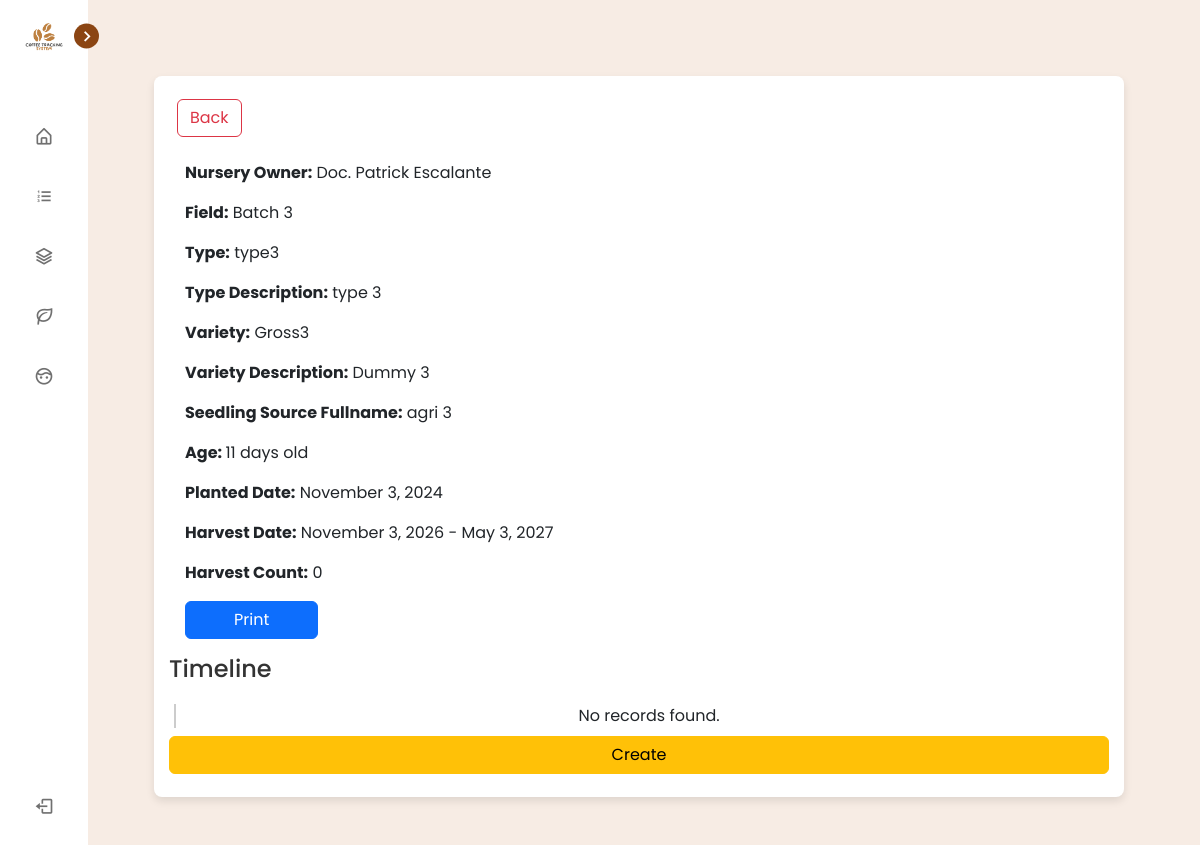
The app's page /view/pages/plant_timeline/index.php?id=41&nurseryID=16eb6add-a0f8-11ef-a84f-6c2408a7860e (signed in) with its own data.
### tables this page shows
CREATE TABLE `tbl_nursery` (
  `id` int(255) NOT NULL,
  `nursery_id` varchar(255) DEFAULT NULL,
  `nursery_field` varchar(255) NOT NULL,
  `nursery_seedling_source` varchar(255) NOT NULL,
  `type_id` varchar(255) DEFAULT NULL,
  `variety_id` varchar(255) DEFAULT NULL,
  `quantity` int(255) NOT NULL,
  `planted_date` varchar(255) DEFAULT NULL,
  `created_date` timestamp(6) NOT NULL DEFAULT current_timestamp(6)
);

### connection/connection.php (called while the page is built, shortened)
<?php
class config {
    public function __construct(){
        $dsn = "mysql:host=".H.";dbname=".DB;
        $username = U;
        $password = P;
        try {
            $this->pdo = new PDO($dsn, $username, $password);
        } catch (PDOException $e) {
            die("Connection failed: " . $e->getMessage());
        }
    }
}
?>

### services/PlantNurseryService.php (called while the page is built, shortened)
<?php
require_once("../../../connection/connection.php");
class PlantInfo extends config {
    public function getPlantDataByID($nurseryID) {
        try {
            $query = "SELECT
                            n.id,
                            n.nursery_id,
                            n.nursery_field,
                            n.nursery_seedling_source,
                            n.type_id,
                            t.type_name,
                            t.description AS type_description,
                            n.variety_id,
                            v.variety_name,
                            v.description AS variety_description,
                            n.quantity,
                            n.planted_date,
                            n.created_date,
                            -- This will count the number of harvested plants for the specific nursery ID
                            (SELECT COUNT(*)
                             FROM tbl_timeline
                             WHERE timeline_title = 'Harvested' AND nursery_id_fk = n.nursery_id) AS harvest_count
                        FROM
                            tbl_nursery n
                        JOIN
                            tbl_type t ON n.type_id = t.type_id
                        JOIN
                            tbl_variety v ON n.variety_id = v.variety_id
                        WHERE
                            n.nursery_id = :nurseryID";
            $stmt = $this->pdo->prepare($query);
            $stmt->bindParam(':nurseryID', $nurseryID, PDO::PARAM_INT);
            $stmt->execute();
            return $stmt->fetch(PDO::FETCH_ASSOC);
        }
        catch (PDOException $e) {
            echo "Error: " . $e->getMessage();
        }
    }
    public function getHarvestStatus($nurseryID) {
        try {
            $query = "
                SELECT
                    CASE
                        WHEN EXISTS (
                            SELECT 1 FROM tbl_timeline WHERE nursery_id_fk = :nurseryID AND timeline_title = 'Harvested'
                        )
                        THEN (
                            SELECT MAX(history_date) FROM tbl_timeline WHERE nursery_id_fk = :nurseryID AND timeline_title = 'Harvested'
                        )
                        ELSE (
                            SELECT planted_date FROM tbl_nursery WHERE nursery_id = :nurseryID
                        )
                    END AS relevant_date,
                    CASE
                        WHEN EXISTS (
                            SELECT 1
                            FROM tbl_timeline
                            WHERE nursery_id_fk = :nurseryID
                            AND timeline_title = 'Harvested'
                        )
                        THEN 'True'
                        ELSE 'False'
                    END AS status
            ";
            $stmt = $this->pdo->prepare($query);
            $stmt->bindParam(':nurseryID', $nurseryID);
            $stmt->execute();
            return $stmt->fetch(PDO::FETCH_ASSOC);
        }
        catch (PDOException $e) {
            echo "Error: " . $e->getMessage();
        }
    }
}
?>

### view/pages/plant_timeline/index.php (the view, shortened to what this page needs)
<?php
  require_once('../../../services/PlantNurseryService.php');
  $timeline = new Timeline();
  $plant = new PlantInfo();
  $nurseryID = $_GET['nurseryID'];
  $timelines = $timeline->getTimelineById($nurseryID);
  $plantData = $plant->getPlantDataByID($nurseryID);
  include_once('../../components/header.php');
?>
    <div class="m-1 p-1 p-lg-5">
        <div class="timeline-container">
        <a class="btn btn-outline-danger m-2" href="../plant_nursery/index.php" width="200"> Back </a>
        <div class="p-3">
            <div class="row">
                <div class="col-md-12 text-left">
                    <p><strong>Nursery Owner:</strong> Doc. Patrick Escalante</p>
                    <p><strong>Field:</strong> <?php echo $plantData['nursery_field']; ?></p>
                    <p><strong>Type:</strong> <?php echo $plantData['type_name']; ?></p>
                    <p><strong>Type Description:</strong> <?php echo $plantData['type_description']; ?></p>
                    <p><strong>Variety:</strong> <?php echo $plantData['variety_name']; ?></p>
                    <p><strong>Variety Description:</strong> <?php echo $plantData['variety_description']; ?></p>
                    <p><strong>Seedling Source Fullname:</strong> <?php echo $plantData['nursery_seedling_source']; ?></p>
                    <p><strong>Age: </strong> <?php
                                                    $plantedDate = $plantData['planted_date'];
                                                    $plantedDateObj = new DateTime($plantedDate);
                                                    $currentDate = new DateTime();
                                                    $interval = $plantedDateObj->diff($currentDate);
                                                    if ($interval->y > 0) {
                                                        echo $interval->y . ' years old';
                                                    } elseif ($interval->m > 0) {
                                                        echo $interval->m . ' months old';
                                                    } else {
                                                        echo $interval->d . ' days old';
                                                    }
                                                    ?>
                                                    </p>
                    <p><strong>Planted Date:</strong>
                    <?php
                        $plantedDate = new DateTime($plantData['planted_date']);
                        echo $plantedDate->format('F j, Y');
                    ?></p>
                    <p>
                    <strong>Harvest Date:</strong>
                        <?php
                            $history_date = $plant->getHarvestStatus($plantData['nursery_id']);
                            $relevant_date = $history_date['relevant_date'];
                            $start_date = new DateTime($relevant_date);
                            $end_date = clone $start_date;
                            $start_date->modify('+24 months');
                            $end_date->modify('+30 months');
                            echo $start_date->format('F j, Y') . ' - ' . $end_date->format('F j, Y');
                        ?>
                    </p>
                    <p><strong>Harvest Count:</strong> <?php echo $plantData['harvest_count']; ?></p>
                    <a class="btn btn-primary px-5" href="download_pdf.php?nurseryID=<?php echo htmlspecialchars($nurseryID); ?>">
                        Print
                    </a>
                </div>
            </div>
        </div>
            <h2>Timeline</h2>
            <div class="timeline">
            <?php if (!empty($timelines)): ?>
                <?php foreach ($timelines as $timelineItem): ?>
                    <div class="timeline-item">
                        <div class="card p-2 timeline-content ml-2 p-1">
                            <div class="row g-0 p-2">
                                <div class="col-6 col-md-9 ml-md-2">
                                    <a class="w-100 text-left text-decoration-none" data-bs-toggle="collapse" href="#collapse<?php echo htmlspecialchars($timelineItem['id']); ?>" role="button" aria-expanded="false" aria-controls="collapseExample">
                                        <p class="m-0">
                                            <strong>
                                                <?php echo htmlspecialchars($timelineItem['timeline_title']); ?>
                                            </strong>
                                        </p>
                                        <p class="m-0">
                                            <small>
                                                <?php
                                                $historyDate = htmlspecialchars($timelineItem['history_date']);
                                                $dateObject = DateTime::createFromFormat('Y-m-d', $historyDate);
                                                $formattedDate = $dateObject->format('F j, Y');
                                                echo htmlspecialchars($formattedDate); ?>
                                            </small>
                                        </p>
                                    </a>
                                </div>
                                <div class="col-6 col-md-2 d-flex justify-content-center align-items-center mt-2 mt-md-0">
                                    <a class="btn btn-info mx-1 px-3 px-md-5" onclick="setEditTimelineData(<?php echo htmlspecialchars(json_encode($timelineItem)); ?>)">
                                        Edit
                                    </a>
                                    <a class="btn btn-danger mx-1 px-3 px-md-5" onclick="setDeleteTimelineId('<?php echo htmlspecialchars($timelineItem['id']); ?>')">
                                        Delete
                                    </a>
                                </div>
                            </div>
                            <div class="collapse m-2" id="collapse<?php echo htmlspecialchars($timelineItem['id']); ?>">
                            <?php
                                $contentID = $timelineItem['content_id'];
                                $contents = $timeline->getContentByTimelineId($contentID);
                                if (!empty($contents)):
                                    foreach ($contents as $content):
                            ?>
                                <span class="badge text-bg-secondary py-1 px-2 my-2">
                                    <?php
                                    $historyTime = htmlspecialchars($content['history_time']);
                                    $timeObject = DateTime::createFromFormat('H:i:s.u', $historyTime);
                                    $formattedTime = $timeObject->format('h:i A');
                                    echo htmlspecialchars($formattedTime); ?>
                                </span>
                                <div class="card mb-2">
                                    <div class="card-body d-flex justify-content-between align-items-center
                                    <?php echo ($content['status'] == 'success') ? 'my-bg-success' : 'my-bg-info'; ?>
                                    rounded">
                                        <p class="me-3"><?php echo htmlspecialchars($content['content']); ?></p>
                                        <div>
                                            <a class="btn btn-outline-info mx-1 px-3 px-md-5" onclick="setEditContentData(<?php echo htmlspecialchars(json_encode($content)); ?>)">
                                                Edit
                                            </a>
                                            <a class="btn btn-outline-danger mx-1 px-3 px-md-5" onclick="setDeleteContent('<?php echo htmlspecialchars($content['id']); ?>')">
                                                Delete
                                            </a>
                                        </div>
                                    </div>
                                </div>
                                <?php
                                        endforeach;
                                    else:
                                ?>
                                    <p class="text-danger">No content available for this timeline item.</p>
                                <?php endif; ?>
                                <a class="btn btn-outline-warning w-100 my-2" data-bs-toggle="modal" data-target="#createContentModal"  data-id="<?php echo htmlspecialchars($timelineItem['content_id']);?>" onclick="setCreateId(this)">
                                    Create Content
                                </a>
                            </div>
                        </div>
                    </div>
                <?php endforeach; ?>
            <?php else: ?>
                <div class="text-center">No records found.</div>
            <?php endif; ?>
            </div>
            <a class="btn btn-warning w-100 my-2" data-bs-toggle="modal" data-bs-target="#createTimelineModal">
                Create
            </a>
        </div>
    </div>
<?php include_once('../../components/footer.php'); ?>

### view/css/style.css (style rules this page uses)
body { padding: 5px; background-color: #f5f5f5; font-family: Arial, sans-serif; }
.timeline-container { max-width: 100%; background-color: white; padding: 15px; border-radius: 8px; box-shadow: 0 4px 8px rgba(0, 0, 0, 0.1); }
h2 { font-size: 1.5rem; margin-bottom: 20px; color: #333; }
.timeline { position: relative; padding-left: 20px; }
.timeline::before { content: ''; position: absolute; width: 2px; background-color: #ccc; top: 0; bottom: 0; left: 5px; }

### view/css/sidebar.css (style rules this page uses)
* { margin: 0; padding: 0; box-sizing: border-box; font-family: 'Poppins', sans-serif; }
:root { --body-color: #f7ece4; --sidebar-color: #FFF; --primary-color: #8B4513; --primary-color-light: #fffbf5; --toggle-color: #DDD; --text-color: #707070; --tran-03: all 0.2s ease; --tran-03: all 0.3s ease; --tran-04: all 0.3s ease; --tran-05: all 0.3s ease; }
body { min-height: 100vh; background-color: var(--body-color); transition: var(--tran-05); }

### records on screen
tbl_nursery: nursery_field "Batch 3", nursery_seedling_source "agri 3", planted_date "11", planted_date "November 3, 2024"

### other values on screen
$plantData['type_name'] "type3"
$plantData['type_description'] "type 3"
$plantData['variety_name'] "Gross3"
$plantData['variety_description'] "Dummy 3"
$start_date->format('F j, Y') "November 3, 2026"
$end_date->format('F j, Y') "May 3, 2027"
$plantData['harvest_count'] "0"
